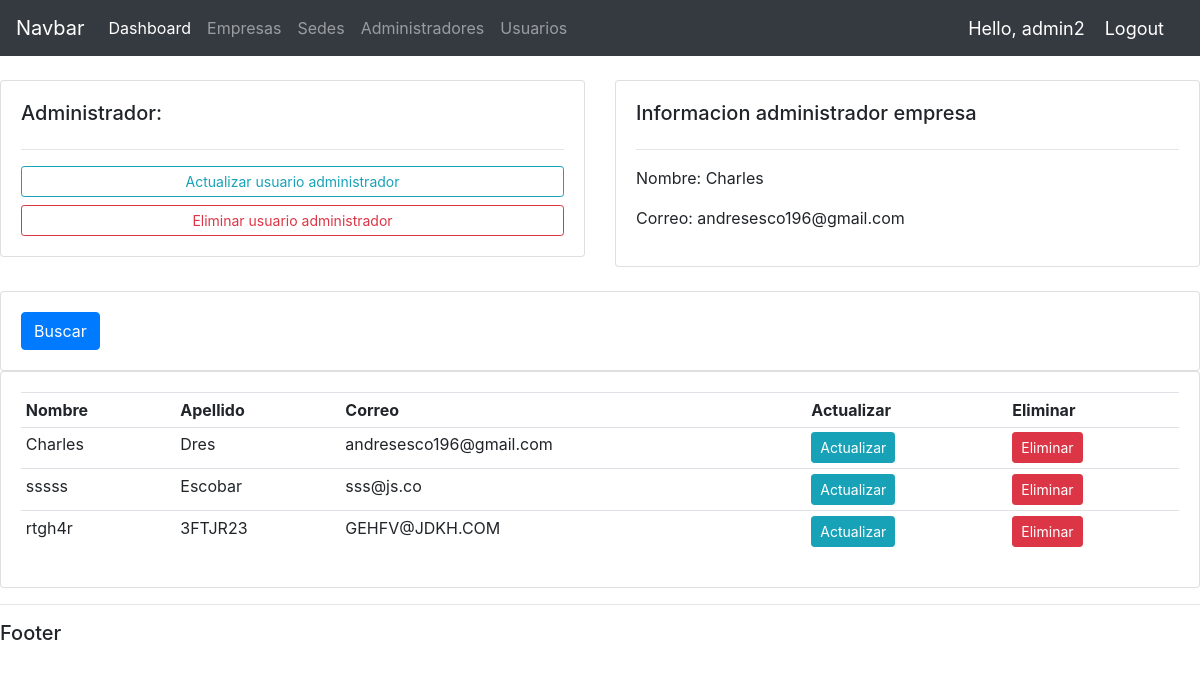
/administradores/1/ (signed in), run on the app's committed database.
### accounts/models.py (models this page shows, shortened)
class Administrador(models.Model):
    nombre = models.CharField(max_length=100, null=True)
    apellido = models.CharField(max_length=100, null=True)
    correo = models.EmailField()

### accounts/views.py (the view)
# urls.py: path('administradores/<str:pk>/', views.admnistrador, name="administradores"),
@login_required(login_url='login')
def admnistrador(request, pk):
    administradores = Administrador.objects.all()
    administrador = Administrador.objects.get(id=pk)
    users = User.objects.values()
    usernames = User.objects.values_list('username', flat=True)
    context = {'administrador':administrador, 'administradores':administradores, 'usernames':usernames}
    return render(request, 'accounts/administradores.html', context)

### accounts/templates/accounts/administradores.html
{% extends 'accounts/main.html' %} {% block content %}
<br />
<div class="row">
  <div class="col-md">
    <div class="card card-body">
      <h5>Administrador:</h5>
      <hr />
      <a class="btn btn-outline-info btn-sm btn-block" href=""
        >Actualizar usuario administrador</a
      >
      <a class="btn btn-outline-danger btn-sm btn-block" href=""
        >Eliminar usuario administrador</a
      >
    </div>
  </div>
  <div class="col-md">
    <div class="card card-body">
      <h5>Informacion administrador empresa</h5>
      <hr />
      <p>Nombre: {{administrador.nombre}}</p>
      <p>Correo: {{administrador.correo}}</p>
    </div>
  </div>
</div>
<br />
<div class="row">
  <div class="col">
    <div class="card card-body">
      <form method="get">
        <button class="btn btn-primary" type="submit">Buscar</button>
      </form>
    </div>
  </div>
</div>
<div class="row">
  <div class="col-md">
    <div class="card card-body">
      <table class="table table-sm">
        <tr>
          <th>Nombre</th>
          <th>Apellido</th>
          <th>Correo</th>
          <th>Actualizar</th>
          <th>Eliminar</th>
        </tr>
        {% for administrador in administradores %}
        <tr>
          <td>{{ administrador.nombre }}</td>
          <td>{{ administrador.apellido }}</td>
          <td>{{ administrador.correo }}</td>
          <td>
            <a class="btn btn-sm btn-info" href="">Actualizar</a>
          </td>
          <td>
            <a class="btn btn-sm btn-danger" href="">Eliminar</a>
          </td>
        </tr>
        {% endfor %}
      </table>
    </div>
  </div>
</div>
{% endblock %}

### accounts/templates/accounts/navbar.html (shortened to what this page needs)
<nav class="navbar navbar-expand-lg navbar-dark bg-dark">
  <a class="navbar-brand" href="#">Navbar</a>
  <div class="collapse navbar-collapse" id="navbarNavDropdown">
    <ul class="navbar-nav">
      <li class="nav-item active">
        <a class="nav-link" href="{% url 'home' %}">Dashboard</a>
      </li>
      <li class="nav-item">
        <a class="nav-link" href="{% url 'empresas' %}">Empresas</a>
      </li>
      <li class="nav-item">
        <a class="nav-link" href="{% url 'sedes' %}">Sedes</a>
      </li>
      <li class="nav-item">
        <a class="nav-link" href="">Administradores</a>
      </li>
      <li class="nav-item">
        <a class="nav-link" href="#">Usuarios</a>
      </li>
    </ul>
  </div>
  <span class="hello-msg">Hello, {{ request.user}}</span>
  <span><a class="hello-msg" href="{% url 'logout' %}">Logout</a></span>
</nav>

### accounts/templates/accounts/navbar.html (style rules this page uses)
.hello-msg { font-size: 18px; color: #fff; margin-right: 20px; }

### data on the page
Administrador: nombre "Charles", correo "andresesco196@gmail.com", apellido "Dres"
Administrador: nombre "sssss", apellido "Escobar", correo "sss@js.co"
Administrador: nombre "rtgh4r", apellido "3FTJR23", correo "GEHFV@JDKH.COM"

### other printed values
{{ request.user }} "admin2"
